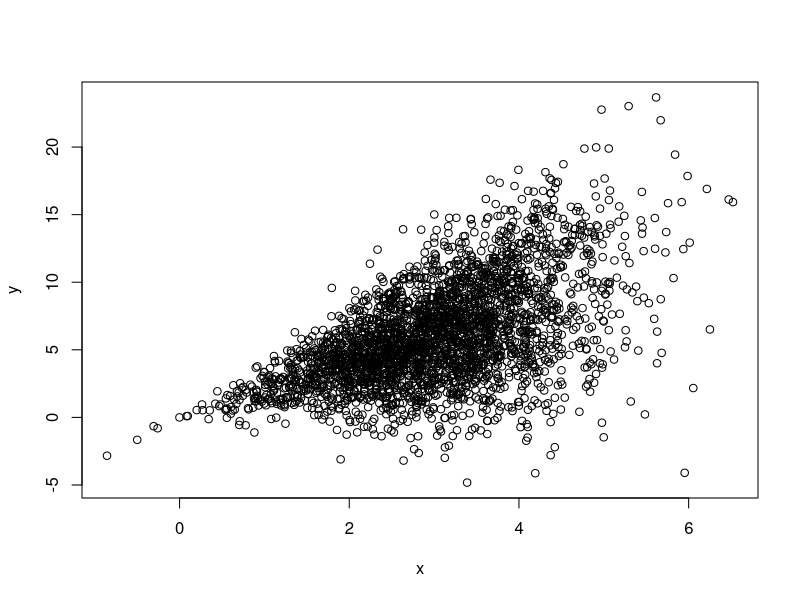

The R script that drew this image:
n <- 3000
x <- rnorm(n, mean=3, sd=1)
X <- cbind(1, x)
y <- x  + x*rnorm(n, mean=1)
plot(x,y)

#--- First estimate the model using regular OLS
lm1 <- lm(y ~ x)
summary(lm1)
e <- resid(lm1)

# now calculate robust SE manually
bread <- solve(t(X)%*%X)
eprimee <- e%*%t(e)
# we need to remove the non-diagonal elements, as we assumed they are 0
eprimeediag <- diag(nrow(eprimee))
diag(eprimeediag) <- diag(eprimee)
meat <- t(X)%*%eprimeediag%*%X
# degrees of freedom correction:
dfc <- n/(n-ncol(X))
se.b <- sqrt(dfc*bread %*% meat %*% bread)
se.b

#--- Now calculate robust SE and associated t and p-values using canned function
library("sandwich")
library("lmtest")
se.b.canned <- sqrt(vcovHC(lm1)); se.b.canned
